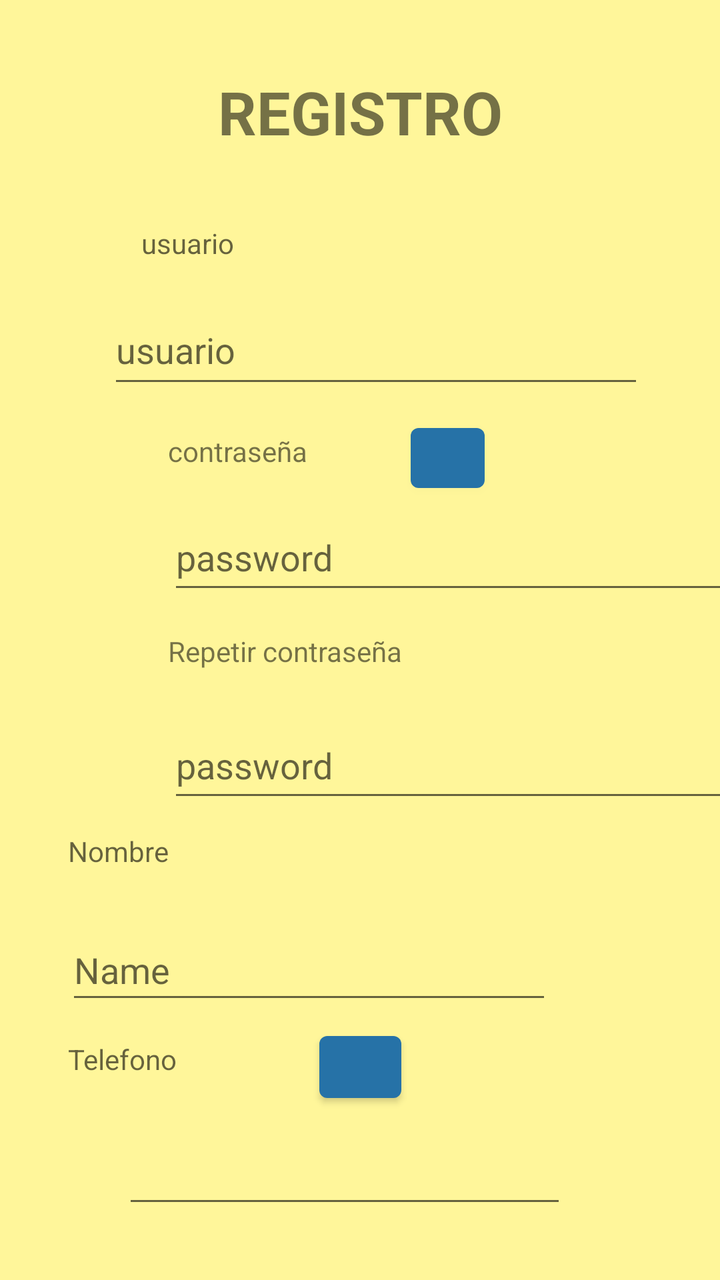
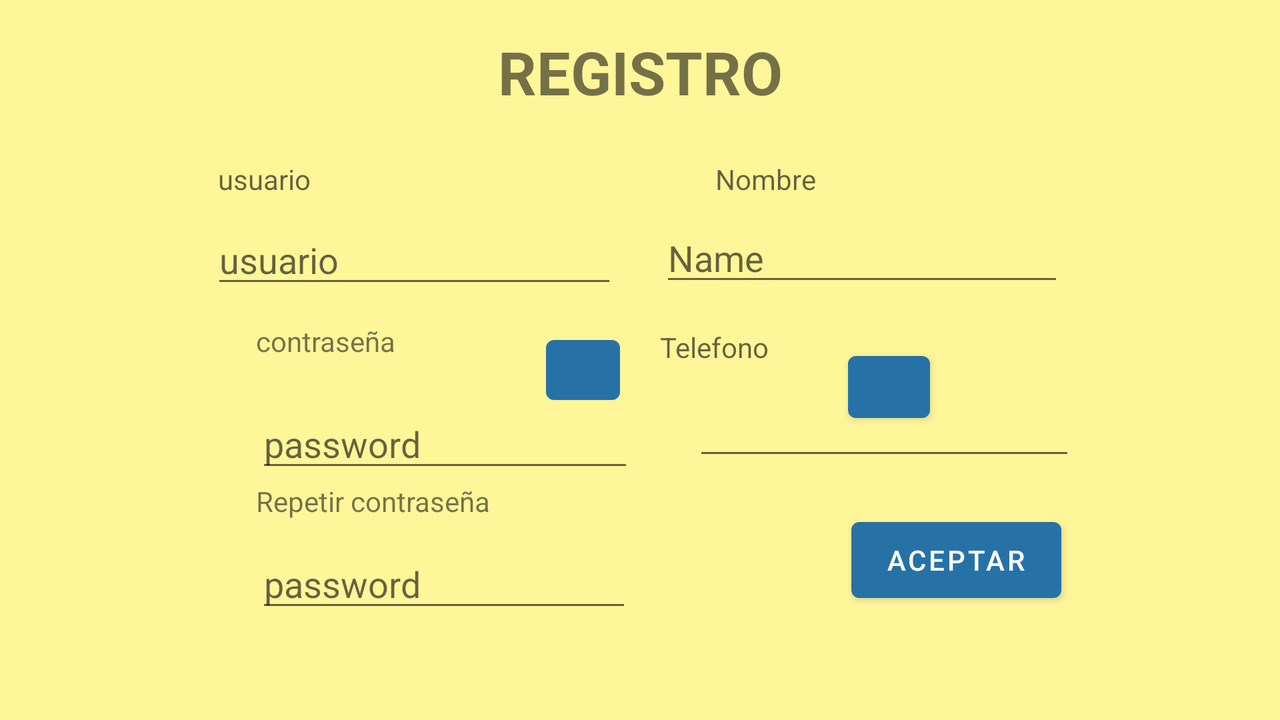

An Android layout and its configuration variant, each rendered on a device that would load it. The default file and the variant file are quoted in full after the pictures.
<!-- AndroidManifest.xml: application theme Theme.Profes_particulares -->
<!-- res/layout/activity_registro.xml -->
<?xml version="1.0" encoding="utf-8"?>
<androidx.constraintlayout.widget.ConstraintLayout xmlns:android="http://schemas.android.com/apk/res/android"
    xmlns:app="http://schemas.android.com/apk/res-auto"
    xmlns:tools="http://schemas.android.com/tools"
    android:layout_width="match_parent"
    android:layout_height="match_parent"
    android:background="#fff69a"
    tools:context=".RegistroGeneral">

    <EditText
        android:id="@+id/editTextTextPassword4"
        android:layout_width="283dp"
        android:layout_height="50dp"
        android:layout_marginStart="84dp"
        android:layout_marginTop="356dp"
        android:ems="10"
        android:hint="password"
        android:inputType="textPassword"
        app:layout_constraintStart_toStartOf="parent"
        app:layout_constraintTop_toTopOf="parent" />

    <Button
        android:id="@+id/botonInfoContra"
        android:layout_width="37dp"
        android:layout_height="42dp"
        android:layout_marginTop="208dp"
        android:drawableBottom="@color/boton_info"
        android:onClick="infoContra"
        android:text=""
        app:layout_constraintEnd_toEndOf="parent"
        app:layout_constraintHorizontal_bias="0.636"
        app:layout_constraintStart_toStartOf="parent"
        app:layout_constraintTop_toTopOf="parent" />

    <Button
        android:id="@+id/botonInfoTel"
        android:layout_width="41dp"
        android:layout_height="43dp"
        android:layout_marginTop="512dp"
        android:drawableBottom="@color/boton_info"
        android:onClick="infoTel"
        android:text=""
        app:layout_constraintEnd_toEndOf="parent"
        app:layout_constraintStart_toStartOf="parent"
        app:layout_constraintTop_toTopOf="parent" />

    <TextView
        android:id="@+id/textView22"
        android:layout_width="136dp"
        android:layout_height="29dp"
        android:layout_marginStart="84dp"
        android:layout_marginTop="316dp"
        android:text="Repetir contraseña"
        app:layout_constraintStart_toStartOf="parent"
        app:layout_constraintTop_toTopOf="parent" />

    <TextView
        android:id="@+id/textView20"
        android:layout_width="90dp"
        android:layout_height="30dp"
        android:layout_marginTop="520dp"
        android:layout_marginEnd="236dp"
        android:hint="Telefono"
        app:layout_constraintEnd_toEndOf="parent"
        app:layout_constraintTop_toTopOf="parent" />

    <EditText
        android:id="@+id/editTextTextPersonName2"
        android:layout_width="268dp"
        android:layout_height="51dp"
        android:layout_marginTop="148dp"
        android:ems="10"
        android:hint="usuario"
        android:inputType="textPersonName"
        app:layout_constraintEnd_toEndOf="parent"
        app:layout_constraintHorizontal_bias="0.587"
        app:layout_constraintStart_toStartOf="parent"
        app:layout_constraintTop_toTopOf="parent" />

    <TextView
        android:id="@+id/textView6"
        android:layout_width="90dp"
        android:layout_height="30dp"
        android:layout_marginTop="416dp"
        android:layout_marginEnd="236dp"
        android:hint="Nombre"
        app:layout_constraintEnd_toEndOf="parent"
        app:layout_constraintTop_toTopOf="parent" />

    <TextView
        android:id="@+id/textView7"
        android:layout_width="108dp"
        android:layout_height="26dp"
        android:layout_marginTop="112dp"
        android:hint="usuario"
        app:layout_constraintEnd_toEndOf="parent"
        app:layout_constraintHorizontal_bias="0.28"
        app:layout_constraintStart_toStartOf="parent"
        app:layout_constraintTop_toTopOf="parent" />

    <Button
        android:id="@+id/button2"
        android:layout_width="105dp"
        android:layout_height="50dp"
        android:layout_marginTop="652dp"
        android:text="aceptar"
        app:layout_constraintEnd_toEndOf="parent"
        app:layout_constraintHorizontal_bias="0.46"
        app:layout_constraintStart_toStartOf="parent"
        app:layout_constraintTop_toTopOf="parent" />

    <EditText
        android:id="@+id/editTextTextPersonName4"
        android:layout_width="243dp"
        android:layout_height="47dp"
        android:layout_marginTop="460dp"
        android:layout_marginEnd="84dp"
        android:ems="10"
        android:hint="Name"
        android:inputType="textPersonName"
        app:layout_constraintEnd_toEndOf="parent"
        app:layout_constraintTop_toTopOf="parent" />

    <TextView
        android:id="@+id/textView8"
        android:layout_width="136dp"
        android:layout_height="29dp"
        android:layout_marginStart="84dp"
        android:layout_marginTop="216dp"
        android:text="contraseña"
        app:layout_constraintStart_toStartOf="parent"
        app:layout_constraintTop_toTopOf="parent" />

    <TextView
        android:id="@+id/textView9"
        android:layout_width="164dp"
        android:layout_height="48dp"
        android:layout_marginTop="32dp"
        android:text="REGISTRO"
        android:textSize="30dp"
        android:gravity="center"
        android:textStyle="bold"
        app:layout_constraintEnd_toEndOf="parent"
        app:layout_constraintStart_toStartOf="parent"
        app:layout_constraintTop_toTopOf="parent" />

    <EditText
        android:id="@+id/editTextTextPassword2"
        android:layout_width="283dp"
        android:layout_height="50dp"
        android:layout_marginStart="84dp"
        android:layout_marginTop="252dp"
        android:ems="10"
        android:hint="password"
        android:inputType="textPassword"
        app:layout_constraintStart_toStartOf="parent"
        app:layout_constraintTop_toTopOf="parent" />

    <EditText
        android:id="@+id/editTextPhone"
        android:layout_width="222dp"
        android:layout_height="51dp"
        android:layout_marginBottom="24dp"
        android:ems="10"
        android:inputType="phone"
        app:layout_constraintBottom_toTopOf="@+id/button2"
        app:layout_constraintEnd_toEndOf="parent"
        app:layout_constraintHorizontal_bias="0.444"
        app:layout_constraintStart_toStartOf="parent"
        app:layout_constraintTop_toBottomOf="@+id/textView20"
        app:layout_constraintVertical_bias="0.296" />
</androidx.constraintlayout.widget.ConstraintLayout>
<!-- resources referenced by this layout -->
<resources>
  <style name="Theme.Profes_particulares" parent="Theme.MaterialComponents.DayNight.DarkActionBar">
          
          <item name="colorPrimary">@color/purple_500</item>
          <item name="colorPrimaryVariant">@color/purple_700</item>
          <item name="colorOnPrimary">@color/white</item>
          
          <item name="colorSecondary">@color/teal_200</item>
          <item name="colorSecondaryVariant">@color/teal_700</item>
          <item name="colorOnSecondary">@color/black</item>
          
          <item name="android:statusBarColor">?attr/colorPrimaryVariant</item>
          
      </style>
  <color name="purple_500">#2672a7</color>
  <color name="purple_700">#FF3700B3</color>
  <color name="white">#FFFFFFFF</color>
  <color name="teal_200">#FF03DAC5</color>
  <color name="teal_700">#FF018786</color>
  <color name="black">#FF000000</color>
</resources>
<!-- res/layout-land/activity_registro.xml (the repository's variant of the layout above) -->
<!-- drawn on the phone turned sideways -->
<?xml version="1.0" encoding="utf-8"?>
<androidx.constraintlayout.widget.ConstraintLayout xmlns:android="http://schemas.android.com/apk/res/android"
    xmlns:app="http://schemas.android.com/apk/res-auto"
    xmlns:tools="http://schemas.android.com/tools"
    android:layout_width="match_parent"
    android:layout_height="match_parent"
    android:background="#fff69a"
    tools:context=".RegistroGeneral">

    <Button
        android:id="@+id/button2"
        android:layout_width="105dp"
        android:layout_height="50dp"
        android:layout_marginTop="40dp"
        android:text="aceptar"
        app:layout_constraintEnd_toEndOf="parent"
        app:layout_constraintStart_toEndOf="@+id/editTextTextPassword4"
        app:layout_constraintTop_toBottomOf="@+id/botonInfoTel" />

    <TextView
        android:id="@+id/textView20"
        android:layout_width="90dp"
        android:layout_height="30dp"
        android:layout_marginTop="16dp"
        android:layout_marginEnd="220dp"
        android:hint="Telefono"
        app:layout_constraintEnd_toEndOf="parent"
        app:layout_constraintTop_toBottomOf="@+id/editTextTextPersonName4" />

    <TextView
        android:id="@+id/textView6"
        android:layout_width="90dp"
        android:layout_height="30dp"
        android:layout_marginTop="80dp"
        android:hint="Nombre"
        app:layout_constraintEnd_toEndOf="parent"
        app:layout_constraintHorizontal_bias="0.65"
        app:layout_constraintStart_toStartOf="parent"
        app:layout_constraintTop_toTopOf="parent" />

    <EditText
        android:id="@+id/editTextPhone"
        android:layout_width="191dp"
        android:layout_height="41dp"
        android:layout_marginBottom="24dp"
        android:ems="10"
        android:inputType="phone"
        app:layout_constraintBottom_toTopOf="@+id/button2"
        app:layout_constraintEnd_toEndOf="parent"
        app:layout_constraintHorizontal_bias="0.772"
        app:layout_constraintStart_toStartOf="parent"
        app:layout_constraintTop_toBottomOf="@+id/textView20"
        app:layout_constraintVertical_bias="0.0" />

    <Button
        android:id="@+id/botonInfoTel"
        android:layout_width="41dp"
        android:layout_height="43dp"
        android:layout_marginStart="4dp"
        android:layout_marginTop="24dp"
        android:drawableBottom="@color/boton_info"
        android:onClick="infoTel"
        android:text=""
        app:layout_constraintStart_toEndOf="@+id/textView20"
        app:layout_constraintTop_toBottomOf="@+id/editTextTextPersonName4" />

    <TextView
        android:id="@+id/textView7"
        android:layout_width="103dp"
        android:layout_height="33dp"
        android:layout_marginTop="80dp"
        android:hint="usuario"
        app:layout_constraintEnd_toEndOf="parent"
        app:layout_constraintHorizontal_bias="0.203"
        app:layout_constraintStart_toStartOf="parent"
        app:layout_constraintTop_toTopOf="parent" />

    <TextView
        android:id="@+id/textView8"
        android:layout_width="136dp"
        android:layout_height="29dp"
        android:layout_marginStart="128dp"
        android:layout_marginTop="12dp"
        android:text="contraseña"
        app:layout_constraintStart_toStartOf="parent"
        app:layout_constraintTop_toBottomOf="@+id/editTextTextPersonName2" />

    <TextView
        android:id="@+id/textView9"
        android:layout_width="164dp"
        android:layout_height="48dp"
        android:layout_marginTop="12dp"
        android:gravity="center"
        android:text="REGISTRO"
        android:textSize="30dp"
        android:textStyle="bold"
        app:layout_constraintEnd_toEndOf="parent"
        app:layout_constraintStart_toStartOf="parent"
        app:layout_constraintTop_toTopOf="parent" />

    <Button
        android:id="@+id/botonInfoContra"
        android:layout_width="37dp"
        android:layout_height="42dp"
        android:layout_marginTop="164dp"
        android:drawableBottom="@color/boton_info"
        android:onClick="infoContra"
        android:text=""
        app:layout_constraintEnd_toEndOf="parent"
        app:layout_constraintHorizontal_bias="0.453"
        app:layout_constraintStart_toStartOf="parent"
        app:layout_constraintTop_toTopOf="parent" />

    <EditText
        android:id="@+id/editTextTextPassword2"
        android:layout_width="189dp"
        android:layout_height="37dp"
        android:layout_marginStart="128dp"
        android:layout_marginTop="204dp"
        android:ems="10"
        android:hint="password"
        android:inputType="textPassword"
        app:layout_constraintStart_toStartOf="parent"
        app:layout_constraintTop_toTopOf="parent" />

    <EditText
        android:id="@+id/editTextTextPersonName2"
        android:layout_width="203dp"
        android:layout_height="37dp"
        android:layout_marginTop="112dp"
        android:ems="10"
        android:hint="usuario"
        android:inputType="textPersonName"
        app:layout_constraintEnd_toEndOf="parent"
        app:layout_constraintHorizontal_bias="0.242"
        app:layout_constraintStart_toStartOf="parent"
        app:layout_constraintTop_toTopOf="parent" />

    <EditText
        android:id="@+id/editTextTextPersonName4"
        android:layout_width="202dp"
        android:layout_height="36dp"
        android:layout_marginTop="112dp"
        android:layout_marginEnd="108dp"
        android:ems="10"
        android:hint="Name"
        android:inputType="textPersonName"
        app:layout_constraintEnd_toEndOf="parent"
        app:layout_constraintTop_toTopOf="parent" />

    <EditText
        android:id="@+id/editTextTextPassword4"
        android:layout_width="188dp"
        android:layout_height="41dp"
        android:layout_marginStart="128dp"
        android:ems="10"
        android:hint="password"
        android:inputType="textPassword"
        app:layout_constraintStart_toStartOf="parent"
        app:layout_constraintTop_toBottomOf="@+id/textView22" />

    <TextView
        android:id="@+id/textView22"
        android:layout_width="136dp"
        android:layout_height="29dp"
        android:layout_marginStart="128dp"
        android:text="Repetir contraseña"
        app:layout_constraintStart_toStartOf="parent"
        app:layout_constraintTop_toBottomOf="@+id/editTextTextPassword2" />

</androidx.constraintlayout.widget.ConstraintLayout>
